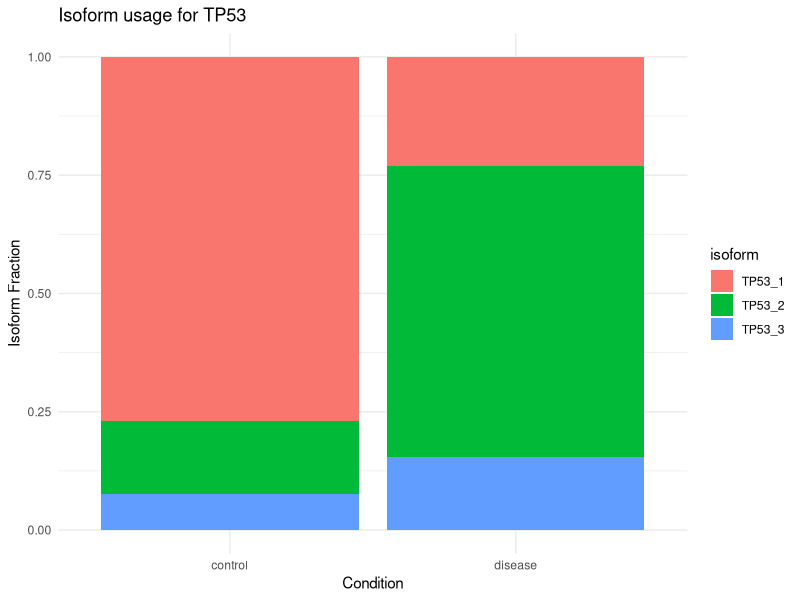
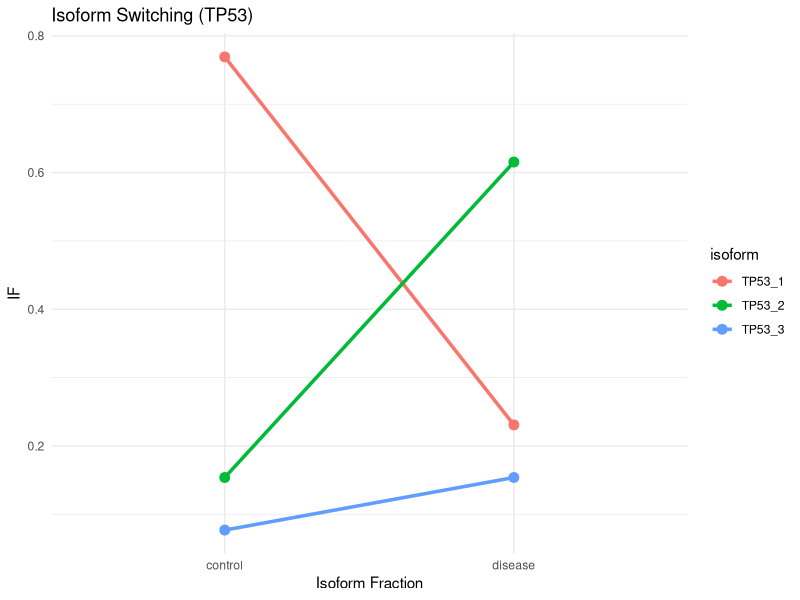
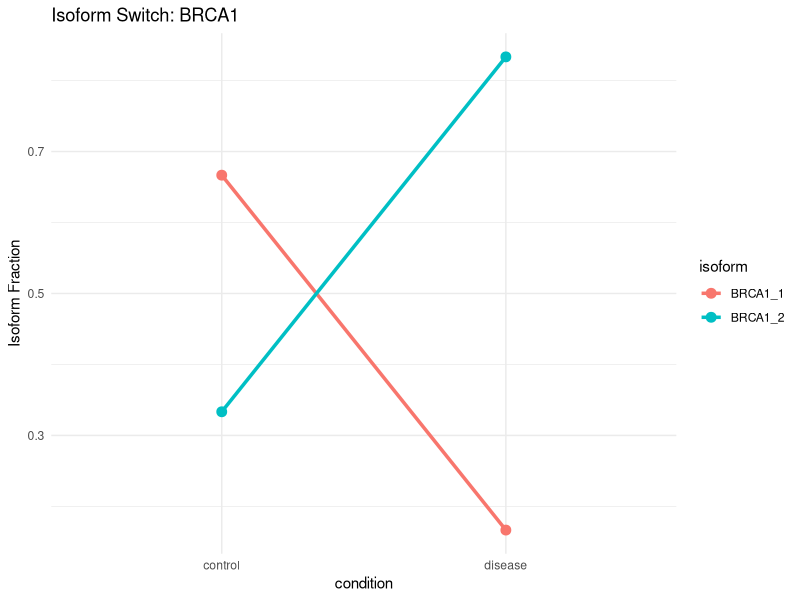

Recreate these plots in R, in order. (Note: this script raises an error after producing the figures.)
## ---- chunk 1
#structure of the dataframe
genes <- c("TP53","BRCA1", "EGFR") #fixed three genes

isoforms <- list(
  TP53 = c("TP53_1","TP53_2","TP53_3"),
  BRCA1 = c("BRCA1_1", "BRCA1_2"),
  EGFR = c("EGFR_1","EGFR_2","EGFR_3") 
)

conditions <- c("control", "disease") #two conditions; control and disease




#expression data
set.seed(123)
df <-data.frame()

for (g in genes){
  
  for (cond in conditions){
    iso_list <- isoforms[[g]] #list of isoforms in every gene
    n_iso <- length(iso_list) #number of isoforms in each gene
    
    
  #base expression pattern
    if (g == "TP53") {
      expr <- if (cond == "control") c(100, 20, 10) else c(30, 80, 20)
    }
    
    if (g == "BRCA1") {
      expr <- if (cond == "control") c(80, 40) else c(20, 100)
    }
    
    if (g == "EGFR") {
      expr <- if (cond == "control") c(50, 50, 10) else c(10, 90, 20)
    }
    temp <- data.frame(
      gene = g,
      isoform = iso_list,
      condition = cond,
      expression = expr
    )
    
    df <- rbind(df, temp)
  }
}
df
## ---- chunk 2
library(dplyr)

df <- df %>%
  group_by(gene, condition) %>%
  mutate(IF = expression / sum(expression)) %>%
  ungroup()
#groups the isoform entries by gene and condition and calculates the IF for each gene-condition pair

#saving
write.csv(df, "mock_isoform_switch_data.csv", row.names = FALSE)
df
## ---- chunk 3
#strong isoform switch in TP53 so filtering out this gene

library(dplyr)
gene_data <- df %>% filter(gene=="TP53")

#making isoform fraction bar plot, this will show the isoform fractions for each isoform in each condition for this gene
library(ggplot2)
ggplot(gene_data, aes(x=condition, y=IF, fill= isoform)) + 
  geom_bar(stat="identity")+
  labs(title= "Isoform usage for TP53",
       x="Condition",
       y="Isoform Fraction")+
  theme_minimal()
## ---- chunk 4
ggplot(gene_data, aes(x = condition, y = IF, group = isoform, color = isoform)) +
  geom_line(size=1.2)+
  geom_point(size=3)+
  labs(title="Isoform Switching (TP53)" ,
       x= "Isoform Fraction")+
  theme_minimal()

## ---- chunk 5
plot_switch <- function(data, gene_name) {
  
  gene_data <- data %>% filter(gene == gene_name)
  
  ggplot(gene_data, aes(x = condition, y = IF, group = isoform, color = isoform)) +
    geom_line(size = 1.2) +
    geom_point(size = 3) +
    labs(title = paste("Isoform Switch:", gene_name),
         y = "Isoform Fraction") +
    theme_minimal()
}

#calling the function
plot_switch(df, "BRCA1" )
## ---- chunk 6
Sys.which("git")
